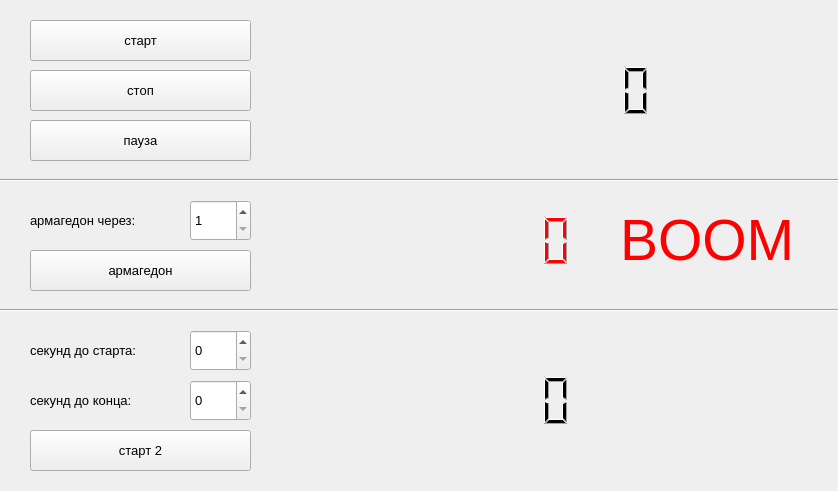
<?xml version="1.0" encoding="UTF-8"?>
<ui version="4.0">
 <class>MainWindow</class>
 <widget class="QMainWindow" name="MainWindow">
  <property name="geometry">
   <rect>
    <x>0</x>
    <y>0</y>
    <width>838</width>
    <height>491</height>
   </rect>
  </property>
  <property name="windowTitle">
   <string>MainWindow</string>
  </property>
  <widget class="QWidget" name="centralWidget">
   <widget class="QPushButton" name="pushButton_start">
    <property name="geometry">
     <rect>
      <x>30</x>
      <y>20</y>
      <width>221</width>
      <height>41</height>
     </rect>
    </property>
    <property name="font">
     <font>
      <pointsize>10</pointsize>
     </font>
    </property>
    <property name="text">
     <string>старт</string>
    </property>
   </widget>
   <widget class="QPushButton" name="pushButton_stop">
    <property name="geometry">
     <rect>
      <x>30</x>
      <y>70</y>
      <width>221</width>
      <height>41</height>
     </rect>
    </property>
    <property name="font">
     <font>
      <pointsize>10</pointsize>
     </font>
    </property>
    <property name="text">
     <string>стоп</string>
    </property>
   </widget>
   <widget class="QPushButton" name="pushButton_pause">
    <property name="geometry">
     <rect>
      <x>30</x>
      <y>120</y>
      <width>221</width>
      <height>41</height>
     </rect>
    </property>
    <property name="font">
     <font>
      <pointsize>10</pointsize>
     </font>
    </property>
    <property name="text">
     <string>пауза</string>
    </property>
   </widget>
   <widget class="QLCDNumber" name="lcdNumber">
    <property name="geometry">
     <rect>
      <x>340</x>
      <y>40</y>
      <width>321</width>
      <height>101</height>
     </rect>
    </property>
    <property name="font">
     <font>
      <pointsize>10</pointsize>
     </font>
    </property>
    <property name="frameShape">
     <enum>QFrame::NoFrame</enum>
    </property>
    <property name="digitCount">
     <number>11</number>
    </property>
   </widget>
   <widget class="QLCDNumber" name="lcdNumber_dawnCounter">
    <property name="geometry">
     <rect>
      <x>260</x>
      <y>190</y>
      <width>321</width>
      <height>101</height>
     </rect>
    </property>
    <property name="palette">
     <palette>
      <active>
       <colorrole role="WindowText">
        <brush brushstyle="SolidPattern">
         <color alpha="255">
          <red>255</red>
          <green>0</green>
          <blue>4</blue>
         </color>
        </brush>
       </colorrole>
      </active>
      <inactive>
       <colorrole role="WindowText">
        <brush brushstyle="SolidPattern">
         <color alpha="255">
          <red>255</red>
          <green>0</green>
          <blue>4</blue>
         </color>
        </brush>
       </colorrole>
      </inactive>
      <disabled>
       <colorrole role="WindowText">
        <brush brushstyle="SolidPattern">
         <color alpha="255">
          <red>120</red>
          <green>120</green>
          <blue>120</blue>
         </color>
        </brush>
       </colorrole>
      </disabled>
     </palette>
    </property>
    <property name="font">
     <font>
      <pointsize>10</pointsize>
     </font>
    </property>
    <property name="frameShape">
     <enum>QFrame::NoFrame</enum>
    </property>
    <property name="digitCount">
     <number>11</number>
    </property>
   </widget>
   <widget class="QPushButton" name="pushButton_dawnCounter">
    <property name="geometry">
     <rect>
      <x>30</x>
      <y>250</y>
      <width>221</width>
      <height>41</height>
     </rect>
    </property>
    <property name="palette">
     <palette>
      <active>
       <colorrole role="WindowText">
        <brush brushstyle="SolidPattern">
         <color alpha="255">
          <red>255</red>
          <green>0</green>
          <blue>0</blue>
         </color>
        </brush>
       </colorrole>
      </active>
      <inactive>
       <colorrole role="WindowText">
        <brush brushstyle="SolidPattern">
         <color alpha="255">
          <red>255</red>
          <green>0</green>
          <blue>0</blue>
         </color>
        </brush>
       </colorrole>
      </inactive>
      <disabled>
       <colorrole role="WindowText">
        <brush brushstyle="SolidPattern">
         <color alpha="255">
          <red>120</red>
          <green>120</green>
          <blue>120</blue>
         </color>
        </brush>
       </colorrole>
      </disabled>
     </palette>
    </property>
    <property name="font">
     <font>
      <pointsize>10</pointsize>
     </font>
    </property>
    <property name="text">
     <string>армагедон</string>
    </property>
   </widget>
   <widget class="QLabel" name="label">
    <property name="geometry">
     <rect>
      <x>620</x>
      <y>200</y>
      <width>201</width>
      <height>81</height>
     </rect>
    </property>
    <property name="palette">
     <palette>
      <active>
       <colorrole role="WindowText">
        <brush brushstyle="SolidPattern">
         <color alpha="255">
          <red>255</red>
          <green>0</green>
          <blue>0</blue>
         </color>
        </brush>
       </colorrole>
      </active>
      <inactive>
       <colorrole role="WindowText">
        <brush brushstyle="SolidPattern">
         <color alpha="255">
          <red>255</red>
          <green>0</green>
          <blue>0</blue>
         </color>
        </brush>
       </colorrole>
      </inactive>
      <disabled>
       <colorrole role="WindowText">
        <brush brushstyle="SolidPattern">
         <color alpha="255">
          <red>120</red>
          <green>120</green>
          <blue>120</blue>
         </color>
        </brush>
       </colorrole>
      </disabled>
     </palette>
    </property>
    <property name="font">
     <font>
      <pointsize>43</pointsize>
     </font>
    </property>
    <property name="text">
     <string>BOOM</string>
    </property>
   </widget>
   <widget class="QLabel" name="label_2">
    <property name="geometry">
     <rect>
      <x>30</x>
      <y>200</y>
      <width>151</width>
      <height>41</height>
     </rect>
    </property>
    <property name="font">
     <font>
      <pointsize>10</pointsize>
     </font>
    </property>
    <property name="text">
     <string>армагедон через:</string>
    </property>
   </widget>
   <widget class="QSpinBox" name="spinBox">
    <property name="geometry">
     <rect>
      <x>190</x>
      <y>200</y>
      <width>61</width>
      <height>41</height>
     </rect>
    </property>
    <property name="font">
     <font>
      <pointsize>10</pointsize>
     </font>
    </property>
    <property name="minimum">
     <number>1</number>
    </property>
    <property name="maximum">
     <number>59</number>
    </property>
   </widget>
   <widget class="QLCDNumber" name="lcdNumber_special">
    <property name="geometry">
     <rect>
      <x>260</x>
      <y>350</y>
      <width>321</width>
      <height>101</height>
     </rect>
    </property>
    <property name="frameShape">
     <enum>QFrame::NoFrame</enum>
    </property>
    <property name="digitCount">
     <number>11</number>
    </property>
   </widget>
   <widget class="QSpinBox" name="spinBox_timeForStart">
    <property name="geometry">
     <rect>
      <x>190</x>
      <y>330</y>
      <width>61</width>
      <height>41</height>
     </rect>
    </property>
    <property name="font">
     <font>
      <pointsize>10</pointsize>
     </font>
    </property>
    <property name="minimum">
     <number>0</number>
    </property>
    <property name="displayIntegerBase">
     <number>10</number>
    </property>
   </widget>
   <widget class="QSpinBox" name="spinBox_timeForStop">
    <property name="geometry">
     <rect>
      <x>190</x>
      <y>380</y>
      <width>61</width>
      <height>41</height>
     </rect>
    </property>
    <property name="font">
     <font>
      <pointsize>10</pointsize>
     </font>
    </property>
    <property name="minimum">
     <number>0</number>
    </property>
   </widget>
   <widget class="QPushButton" name="pushButton_special">
    <property name="geometry">
     <rect>
      <x>30</x>
      <y>430</y>
      <width>221</width>
      <height>41</height>
     </rect>
    </property>
    <property name="font">
     <font>
      <pointsize>10</pointsize>
     </font>
    </property>
    <property name="text">
     <string>старт 2</string>
    </property>
   </widget>
   <widget class="QLabel" name="label_3">
    <property name="geometry">
     <rect>
      <x>30</x>
      <y>330</y>
      <width>151</width>
      <height>41</height>
     </rect>
    </property>
    <property name="font">
     <font>
      <pointsize>10</pointsize>
     </font>
    </property>
    <property name="text">
     <string>секунд до старта:</string>
    </property>
   </widget>
   <widget class="QLabel" name="label_4">
    <property name="geometry">
     <rect>
      <x>30</x>
      <y>380</y>
      <width>151</width>
      <height>41</height>
     </rect>
    </property>
    <property name="font">
     <font>
      <pointsize>10</pointsize>
     </font>
    </property>
    <property name="text">
     <string>секунд до конца:</string>
    </property>
   </widget>
   <widget class="Line" name="line">
    <property name="geometry">
     <rect>
      <x>0</x>
      <y>170</y>
      <width>851</width>
      <height>21</height>
     </rect>
    </property>
    <property name="orientation">
     <enum>Qt::Horizontal</enum>
    </property>
   </widget>
   <widget class="Line" name="line_2">
    <property name="geometry">
     <rect>
      <x>-10</x>
      <y>300</y>
      <width>851</width>
      <height>21</height>
     </rect>
    </property>
    <property name="orientation">
     <enum>Qt::Horizontal</enum>
    </property>
   </widget>
  </widget>
 </widget>
 <layoutdefault spacing="6" margin="11"/>
 <tabstops>
  <tabstop>pushButton_start</tabstop>
  <tabstop>pushButton_stop</tabstop>
  <tabstop>pushButton_pause</tabstop>
  <tabstop>spinBox</tabstop>
  <tabstop>pushButton_dawnCounter</tabstop>
  <tabstop>spinBox_timeForStart</tabstop>
  <tabstop>spinBox_timeForStop</tabstop>
  <tabstop>pushButton_special</tabstop>
 </tabstops>
 <resources/>
 <connections/>
</ui>
